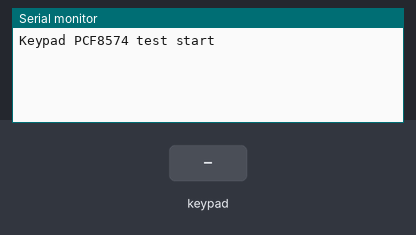
The program below on a simulated ESP32. Parts: the last lines printed to the serial monitor. The inputs (shaded band) are chosen by the test bench.

Above: at 2.2 s.
2.3 s: key '1' pressed
At 3.5 s:
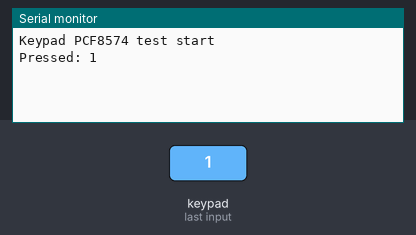
3.8 s: keypad keys 0 1 2 3 # pressed 0.4 s apart
At 6.0 s:
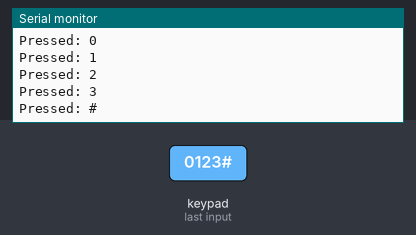
7.3 s: key '*' pressed
At 8.5 s:
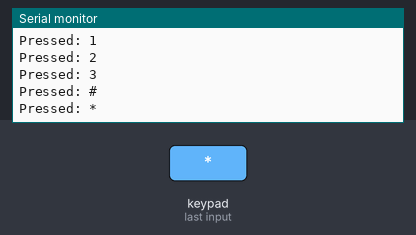
8.8 s: keypad keys 4 5 6 pressed 0.4 s apart
At 10.7 s:
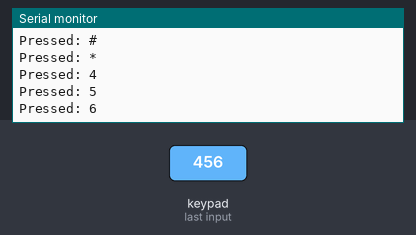
Timing chart, 0 to 12.2 s (numbered marks = the images above; inputs shaded):
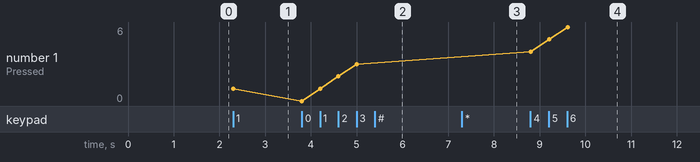

Measured:
- after the input at 2.3 s, the serial monitor: prints a new line at once (image 1)
- after the input at 3.8 s, the serial monitor: prints a new line at once (image 2)
- after the input at 7.3 s, the serial monitor: prints a new line at once (image 3)
- after the input at 8.8 s, the serial monitor: prints a new line at once (image 4)
- plotted number 1: 1 → 3 after the input at 3.8 s, 3 → 6 after the input at 8.8 s

The program:

main.cpp
```cpp
#include <Arduino.h>
#include <Wire.h>
#include <Keypad.h>
#include <Keypad_I2C.h>

#define I2CADDR 0x20

const byte ROWS = 4;
const byte COLS = 3;

char keys[ROWS][COLS] = {
  {'1','2','3'},
  {'4','5','6'},
  {'7','8','9'},
  {'*','0','#'}
};

byte rowPins[ROWS] = {0, 1, 2, 3};   // P0 P1 P2 P3
byte colPins[COLS] = {4, 5, 6};      // P4 P5 P6

Keypad_I2C keypad(makeKeymap(keys), rowPins, colPins, ROWS, COLS, I2CADDR);

void setup() {

  Serial.begin(115200);
  delay(1000);

  Wire.begin(13, 16);   // SDA, SCL

  keypad.begin();

  Serial.println("Keypad PCF8574 test start");
}

void loop() {

  char key = keypad.getKey();

  if (key) {
    Serial.print("Pressed: ");
    Serial.println(key);
  }

}
```
